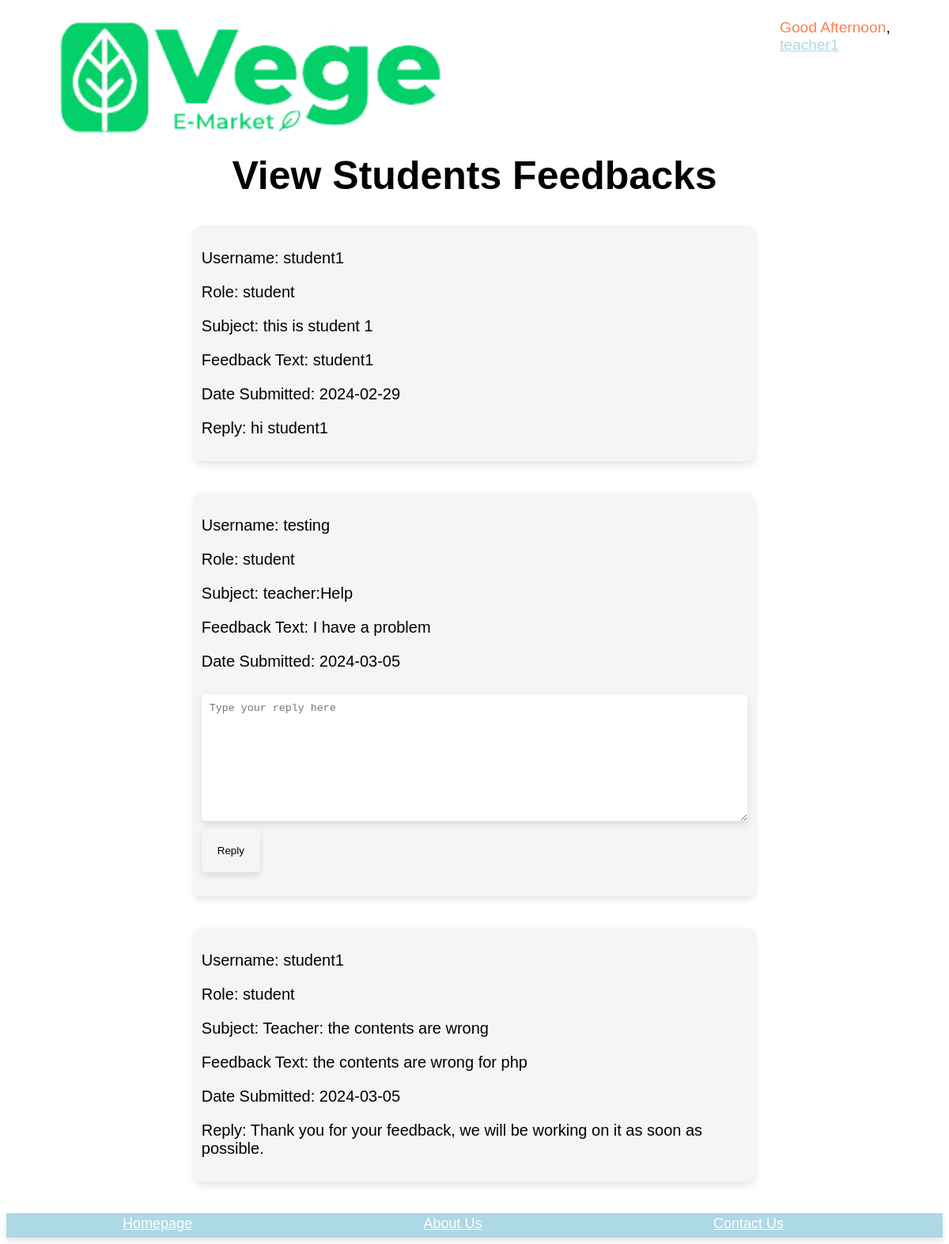
/teacher/student_feedback.php (signed in), run on the app's committed database.
### tables this page shows
CREATE TABLE IF NOT EXISTS `feedback` (
  `feedbackID` varchar(100) NOT NULL,
  `userID` varchar(100) NOT NULL,
  `Feedback_Text` text NOT NULL,
  `subject` varchar(500) NOT NULL,
  `date_created` date NOT NULL,
  `reply` varchar(9999) NOT NULL,
  PRIMARY KEY (`feedbackID`),
  KEY `userID` (`userID`)
);

CREATE TABLE IF NOT EXISTS `user` (
  `userID` varchar(100) NOT NULL,
  `username` varchar(100) NOT NULL,
  `gender` varchar(10) NOT NULL,
  `email` varchar(100) NOT NULL,
  `phone` varchar(100) NOT NULL,
  `birthday` date NOT NULL,
  `password` varchar(100) NOT NULL,
  `AccStatus` varchar(100) NOT NULL,
  `role` varchar(10) NOT NULL,
  `Profile_Pic` varchar(255) NOT NULL,
  PRIMARY KEY (`userID`)
);

### teacher/student_feedback.php (the view, shortened to what this page needs)
<?php
include '../includes/header.php';
$selectFeedbackQuery = "SELECT feedback.*, user.username, user.role FROM feedback
                        INNER JOIN user ON feedback.userID = user.userID
                        WHERE user.role = 'student'";
$feedbackResult = mysqli_query($conn, $selectFeedbackQuery);
?>
<!DOCTYPE html>
<html lang="en">
<head>
</head>
<body>
    <h1> View Students Feedbacks</h1>
    <?php
    if (mysqli_num_rows($feedbackResult) > 0) {
        while ($row = mysqli_fetch_assoc($feedbackResult)) {
            echo "<div class='feedback-container'>";
            echo "<div class='feedback-content'>";
            echo "<p>Username: {$row['username']}</p>";
            echo "<p>Role: {$row['role']}</p>";
            echo "<p>Subject: {$row['subject']}</p>";
            echo "<p>Feedback Text: {$row['Feedback_Text']}</p>";
            echo "<p>Date Submitted: {$row['date_created']}</p>";
            if (isset($row['reply']) && !empty($row['reply'])) {
                echo "<p>Reply: {$row['reply']}</p>";
            } else {
                echo "<form method='post'>";
                echo "<textarea class='popup-textarea' name='replyText' placeholder='Type your reply here'></textarea>";
                echo "<button type='submit' class='reply-button'>Reply</button>";
                echo "</form>";
            }
            echo "</div>";
            echo "</div>";
        }
    } else {
        echo "<h2>Currently you did not receive any feedbacks.</h2>";
    }
    ?>
    </body>
    </html>
    <?php
    include '../includes/footer.php';
?>

### teacher/student_feedback.php (style rules this page uses)
.feedback-container { padding: 10px; margin-bottom: 10px; background-color: whitesmoke; margin-left: 20%; margin-right: 20%; border-radius: 10px; box-shadow: 0 5px 10px rgba(0, 0, 0, .1); margin-bottom: 40px; }
.feedback-content { flex-direction: column; justify-content: left; align-items: center; font-size: 20px; font-family: Arial, Helvetica, sans-serif; }
.popup-textarea { padding: 10px; border: none; border-radius: 5px; margin-top: 10px; height: 160px; box-shadow: 0 5px 10px rgba(0, 0, 0, .1); width: 100%; }
.reply-button { background-color: whitesmoke; border: none; color: black; padding: 20px; border-radius: 5px; cursor: pointer; margin-top: 10px; box-shadow: 0 5px 10px rgba(0, 0, 0, .1); }
h1 { text-align: center; font-size: 50px; font-family: Arial, Helvetica, sans-serif }

### data on the page
feedback: userID.username "student1", userID.role "student", subject "this is student 1", Feedback_Text "student1", date_created "2024-02-29", reply "hi student1"
feedback: userID.username "testing", userID.role "student", subject "teacher:Help", Feedback_Text "I have a problem", date_created "2024-03-05"
feedback: userID.username "student1", userID.role "student", subject "Teacher: the contents are wrong", Feedback_Text "the contents are wrong for php", date_created "2024-03-05", reply "Thank you for your feedback, we will be working on it as soon as possible."

### other printed values
$username "teacher1"
